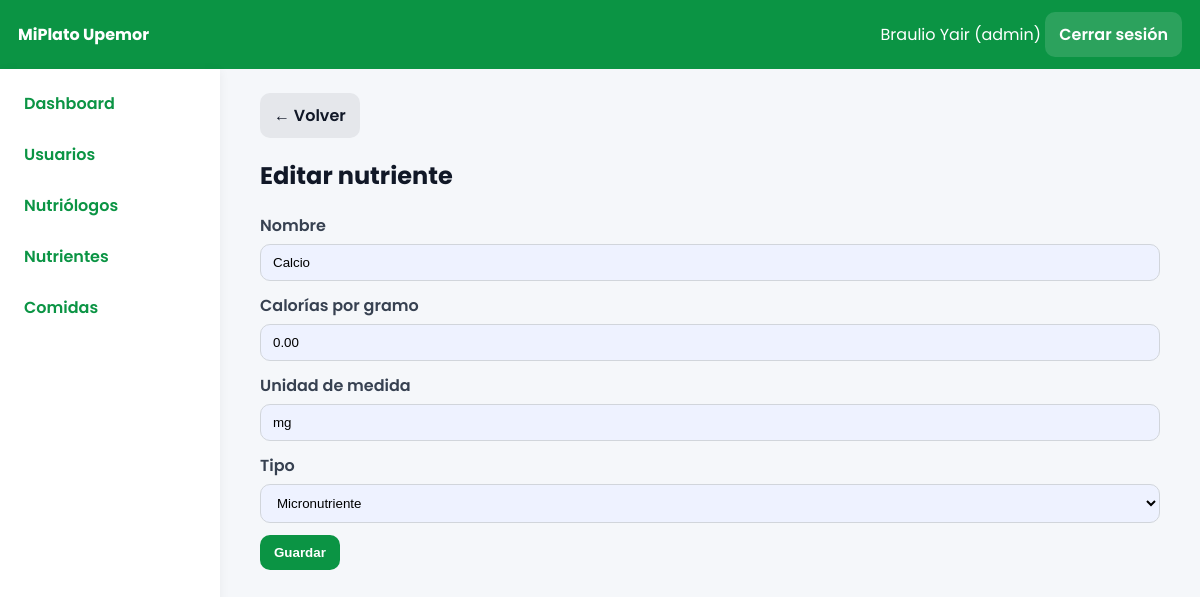
Screenshot of /index.php?controller=admin&action=nutrienteForm&id=6 (signed in) with the database file from the repository.
### tables this page shows
CREATE TABLE `nutrientes` (
  `id_nutriente` int(11) NOT NULL AUTO_INCREMENT,
  `nombre` varchar(120) NOT NULL,
  `calorias_por_gramo` decimal(6,2) NOT NULL DEFAULT 0.00,
  `unidad_medida` varchar(30) NOT NULL DEFAULT 'g',
  `tipo` varchar(60) NOT NULL DEFAULT 'macronutriente',
  PRIMARY KEY (`id_nutriente`)
);

### app/core/Controller.php (called while the page is built, shortened)
<?php
class Controller{
protected function view($file,$data=[]){$view=$file;extract($data);include __DIR__.'/../views/layout.php';}
protected function partial($file,$data=[]){extract($data);include __DIR__.'/../views/'.$file.'.php';}
}

### app/controllers/AdminController.php (called while the page is built, shortened)
<?php
require_once __DIR__.'/../models/User.php';require_once __DIR__.'/../models/Nutriente.php';require_once __DIR__.'/../models/Comida.php';require_once __DIR__.'/../models/EstudianteDetalle.php';
class AdminController extends Controller{
public function nutrienteForm(){ $this->requireRole('admin'); $id=$_GET['id']??null;$n=$id?(new Nutriente())->find($id):null; $this->view('admin/nutrientes/form',compact('n'));}
}

### app/core/Router.php (called while the page is built)
<?php
class Router{public static function dispatch(){$c=$_GET['controller']??'auth';$a=$_GET['action']??'login';$cn=ucfirst($c).'Controller';$f=__DIR__.'/../controllers/'.$cn.'.php';if(!file_exists($f)){http_response_code(404);echo'Controller not found';exit;}require_once $f; if(!class_exists($cn)){echo'Class not found';exit;} $o=new $cn(); if(!method_exists($o,$a)){echo'Action not found';exit;} $o->$a();}}

### index.php (called while the page is built, shortened)
<?php
require __DIR__.'/app/core/Controller.php';
require __DIR__.'/app/core/Model.php';
require __DIR__.'/app/core/Database.php';
require __DIR__.'/app/core/Router.php';
Router::dispatch();

### app/core/Database.php (called while the page is built)
<?php
class Database{private static $c=null;public static function getConnection(){if(self::$c===null){$dsn='mysql:host='.DB_HOST.';dbname='.DB_NAME.';charset=utf8mb4';self::$c=new PDO($dsn,DB_USER,DB_PASS,[PDO::ATTR_ERRMODE=>PDO::ERRMODE_EXCEPTION,PDO::ATTR_DEFAULT_FETCH_MODE=>PDO::FETCH_ASSOC]);}return self::$c;}}

### app/core/Model.php (called while the page is built)
<?php class Model{protected $db;function __construct(){ $this->db=Database::getConnection();}}

### app/models/Nutriente.php (called while the page is built, shortened)
<?php
class Nutriente extends Model
{
    public function find($id_nutriente)
    {
        $sql = "SELECT id_nutriente, nombre, calorias_por_gramo, unidad_medida, tipo
                FROM nutrientes
                WHERE id_nutriente = ?";
        $st = $this->db->prepare($sql);
        $st->execute([$id_nutriente]);
        return $st->fetch();
    }
}

### app/views/admin/nutrientes/form.php (the view, shortened to what this page needs)
<a class='btn' href='index.php?controller=admin&action=nutrientes'>← Volver</a><h2><?= isset($n)?'Editar':'Nuevo' ?> nutriente</h2>
<form method='POST' action='index.php?controller=admin&action=nutrienteSave'><?php if(isset($n)): ?><input type='hidden' name='id_nutriente' value='<?= $n['id_nutriente'] ?>'><?php endif; ?>
<label class='form-label'>Nombre</label><input class='form-control' name='nombre' value='<?= $n['nombre'] ?? '' ?>' required>
<label class='form-label'>Calorías por gramo</label><input class='form-control' type='number' step='0.01' name='calorias_por_gramo' value='<?= isset($n) ? $n['calorias_por_gramo'] : '' ?>' required>
<label class='form-label'>Unidad de medida</label><input class='form-control' name='unidad_medida' value='<?= $n['unidad_medida'] ?? '' ?>' required>
<label class='form-label'>Tipo</label><select class='form-control' name='tipo' required><option value='micronutriente' <?= (isset($n) && $n['tipo'] === 'micronutriente') ? 'selected' : '' ?>>Micronutriente</option></select>
<button class='btn primary mt-12' type='submit'>Guardar</button></form>

### public/css/app.css (style rules this page uses)
* { box-sizing:border-box }
body { font-family:'Poppins',system-ui,Segoe UI,Roboto,Arial,sans-serif;background:#f5f7fa;margin:0;color:#111827 }
.form-label { display:block;text-align:left;margin:12px 0 6px;font-weight:600;color:#374151 }
.form-control { width:100%;border:1px solid #d1d5db;border-radius:10px;padding:10px 12px;background:#eef2ff }
.mt-12 { margin-top:12px }
.btn { display:inline-block;padding:10px 14px;border-radius:10px;border:0;background:#e5e7eb;text-decoration:none;color:#111827;font-weight:600 }
.btn.primary { background:#0b9444;color:#fff }

### rows the page displays
nutrientes: nombre "Calcio", calorias_por_gramo "0.00", unidad_medida "mg", tipo "Micronutriente"

### other values shown
$_SESSION['user']['nombre'] "Braulio Yair"
$_SESSION['user']['rol'] "admin"
